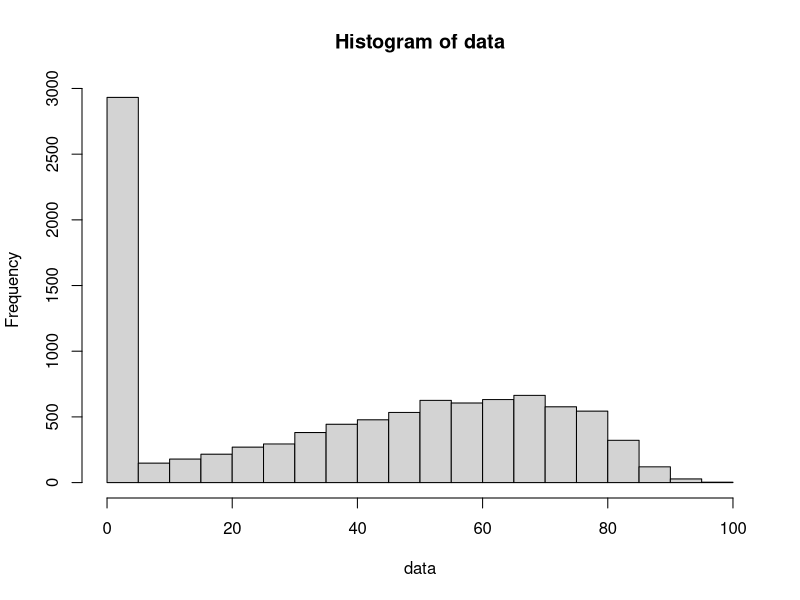
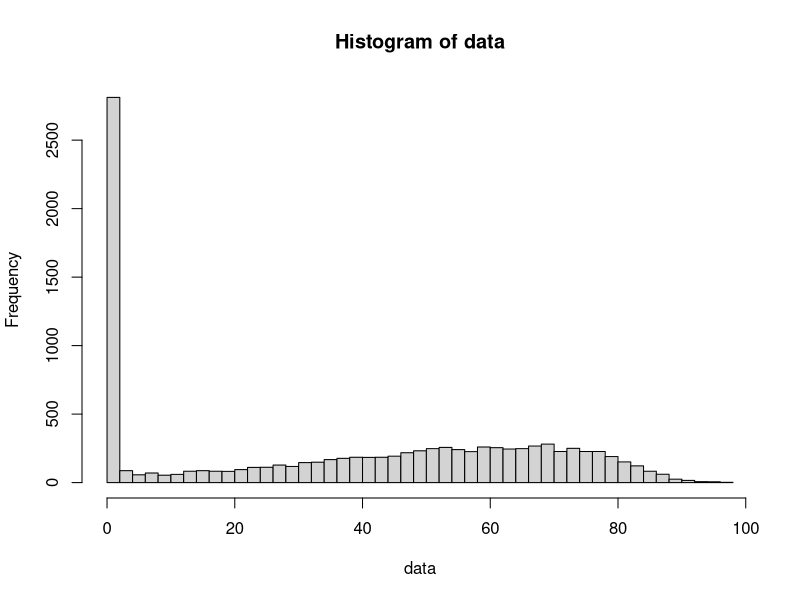

Recreate these plots in R, in order. (Note: this script raises an error after producing the figures.)
# ROTO Coding Workshop
# Fall 2024
# 
# Session 2 - *** Working with data frames ***



#### 0.0 - **** Install tidyverse  ****

# run install.packages("tidyverse") if you have not already


#### 0.1 - Load our libraries

# Session > Clear workspace (data might be loaded still from Session 1)

# Generally we load our libraries first. These libraries contain functions we use that are NOT already in base R
library(tidyverse) # this is a widely used library of functions for manipulating data frames
library(ggplot2) # this is a widely used library of functions developed to make graphs, plots and charts. It's actually already in tidyverse anyways





#### 1.0 - **** Reading Data into R ****

# R is a powerful data analysis programming language. But before we can analyze any data, we need to load the data into our R environment

# The data that we will be working with next is about spotify songs. We got this data set from the website Kaggle

# Data files can take on many forms and you will encounter all sorts of file formats along the way that are specific to the needs of a certain analysis.

# One of the most common file formats for data frames is the .csv file. 
# CSV stands for comma-separated-values, and .csv simply instructs the computer on how to parse the information in the file.

# A convenient feature of .csv files is that we can also view, edit and save them in excel!
# ... we can also save normal excel (.xlsx) files as .csv, and load them into R.
# R is very good at working with .csv files


####  Set our working directory

# In order to load our data frame that is a .csv file into R, we need to tell R where the file is located on our computer
# To do this we set a working directory, and tell R to look for that file relative to the location of our working directory
getwd()
setwd( "/workshop")


# Let's load our .csv file containing spotify data
# object =  read.csv( path to file, file encoding)
# ?read.csv()
spotify = read.csv( 'data/spotify/top_10000_1960-now.csv', fileEncoding = 'UTF-8-BOM') # UTF-8-BOM is important for mac-windows compatibility

# We can now view the data frame object in our enviornment tab!

print(spotify) # to much! try head() instead
head(spotify)




#### 2.0 - *** Investigate properties of our Spotify data frame ***

# how big is our dataframe?
dim(spotify)
# what data are we tracking?
colnames(spotify)
# ** Structure: every ROW is an individual song. Every COLUMN is a property/feature/variable of that song

# What classes/types are some of these features?
class(spotify$Tempo)
class(spotify$Copyrights)




# Next, let's investigate the variable Popularity; min, max, range, mean, median
# Since we have 9999 songs, its going to be hard to get a sense of these metrics just by looking
# ... so we will use a few functions

max(spotify$Popularity, na.rm = TRUE) # na.rm = TRUE tells the max/min functions to remove missing values (NAs) before calculating. Wont work otherwise!
min(spotify$Popularity, na.rm = TRUE)
# looks like Popularity is on a percent scale

mean(spotify$Popularity)
median(spotify$Popularity)


# Let's use a basic histogram plot to look at the distribution of Popularity scores
data = spotify$Popularity
hist(data) # wow look at all the 0 popularity! about 3000 songs!! :O
hist(data, breaks = 50)





#### *** Exercise 1 

# (1) For the columns Tempo, Energy, and Loudness, determine the range (max - min).
#     Hint: will need to use na.rm argument in the functions


range.tempo = max() - min()
range.energy 
range.loudness 
  

# (2) Also plot a histogram for each!


  
  
  


#### 3.0 - *** Extracting Specific information from our spotify data frame that we care about ***

# Session > Clear workspace

# When we clear workspace, we need to reload our original data too:
spotify = read.csv( 'data/spotify/top_10000_1960-now.csv', fileEncoding = 'UTF-8-BOM')



### 3.1 - Popular Dua Lipa Songs

# Let's make a new df of only popular songs. B- and higher!
popular.songs = subset(spotify, Popularity > 80)



# We <3 Dua Lipa
# From popular.songs, can we extract only those by Dua Lipa??
pop.songs.by.dua = subset( popular.songs, popular.songs$Artist.Names == "Dua Lipa")

# But what if Dua isn't the only artist, or is a feature artist? the code above would miss those songs.

# We can find matches to a string in a column with grepl()
# type ?grepl() in console
# grepl( "string", data/column to look in )

grepl("Dua Lipa", popular.songs$Artist.Names) # what does this return?
# a vector as long as the # rows of our popular.songs data frame with true or false if it found a match for
# "Dua Lipa" in the Artist.Names column

dua.TF = grepl("Dua Lipa", popular.songs$Artist.Names)

pop.songs.with.dua = subset( popular.songs, dua.TF)
# Now we have them all :)

# Okay now lets select only a few of the features (columns) rather than all 35!
pop.dua.summary = pop.songs.with.dua[, c("Track.Name","Popularity","Energy", "Tempo")] # df[row, column]



# We learned how to read data into R with read.csv().
# Let's now save our dataframe using write.csv()
getwd()
write.csv(pop.dua.summary, file = 'data/spotify/summary of popular dua songs.csv', row.names = FALSE)



## 3.2 - Unique entries in a column
# It's sometimes helpful to know how many unique entries we have of something in a column

# Since we have 9998 unique songs, can we figure out how many unique artists there are among these?
artists = unique(spotify$Artist.Names) # vector of artists!!!
print(artists)
length(artists)

# in one line:
length(unique(spotify$Artist.Names))






## **** Exercise 2 - 10-15 Mins with Spotify df **** 


# (1) Subset spotify into a new df called dance.songs, which contains only songs only where both of these criteria are met:
#     a) Danceability is greater than the median Danceability
#     b) Tempo is greater than the median Tempo
#         ... don't forget na.rm = TRUE argument
#         ... the and symbol is &

dance.songs = subset( spotify,  )


# (2) Subset spotify into a new df called fire.songs that has the word "Fire" in the Track.Name
# hint: use grepl() - look around lines 140-160

fire.songs = subset( spotify, )


# (3) SMake a dataframe called fire.songs 2 that contains ONLY the following columns: (1) Track.Name, (2) Artist.Names, (3) Popularity, (4) Tempo, (5) Energy

cols = c("", "", "", "", "", "")
fire.songs = fire.songs[ , ] # remember [Row, Column]


# (4) Make a new column in fire.songs called dance.song that is TRUE if the 1st conditions from (1) is met, or FALSE otherwise
#    (Danceability is greater than the median Danceability):
# recall formant: ifelse(condition, result if TRUE, result if FALSE)
fire.songs$dance.song = ifelse( , TRUE, FALSE)


# (5) Of our 9998 songs in Spotify, how many labels are there?
# hint, use length() and unique() - look around lines 175












#### 3.0 - *** using Tidyverse functions to manipulate our data frames more efficiently ***

# Session > Clear workspace


# So far we have been editing our data frames using base R syntax
# Another popular and flexible way to edit and manipulate our data frames comes from functions in the tidyverse package
# If you haven't already, load tidyverse
library(tidyverse)

spotify = read.csv( './data/spotify/top_10000_1960-now.csv', fileEncoding = 'UTF-8-BOM')



#### 3.1 - *** filter() to subset data
# previously, we used subset() or df[,] syntax. With tidyverse we can use filter()

popular.songs = spotify[spotify$Popularity > 80, ]
# OR
popular.songs = subset(spotify, Popularity > 80)

# Alternatively, we can use filter()
# lets look up the arguments; type ?filter() in console

popular.songs = filter(.data = spotify, Popularity > 80)



# Filter lets us easily subset based on lots of conditions, which is harder to do with subset()
filtered.songs1 = filter( .data = spotify, Popularity >= 80, Energy >= 0.50 ) # separate each filter criteria with comma ,

# We can break out the code onto multiple lines for readability! 
# As long as the parenthesis are there, and the function syntax is correct, R does not care about spaces or new lines
filtered.songs2 = filter(
                        .data = spotify, # spotify data frame
                        Popularity >= 80, # need the comma between every filter criteria
                        Artist.Names %in% c("Elton John", "Taylor Swift")
                        )




#### 3.2 - *** mutate() to add and edit columns

# previously, we used $ to address columns and make new columns. 
popular.songs$Hit.factor = popular.songs$Energy*100 + popular.songs$Danceability*100

# With tidyverse we can use the function mutate() to do the same thing
# type ?mutate() in console to see the arguments

popular.songs = mutate(.data = popular.songs, Hit.factor = Energy*100 + Danceability*100 )
# we do not have to use $ to reference columns!




#### 3.4- *** THE PIPE %>% to chain tidyverse functions together

# What's AWESOME about these tidyverse functions, is that we can chain them together to execute in sequence with the "pipe"
# When we use the pipe to chain functions together, we do not have to fill in the data argument every time!

# What happens when we execute this?
my.songs = spotify %>%
  filter( Popularity >= 80 ) %>%
  mutate( Hit.factor = Energy*100 + Danceability*100 )



## We can do a lot with just  a few lines of code.

# Take our spotify data frame, and apply a pipe. The new data frame will by my.songs2
my.songs2 = spotify %>% 
  # filter by popularity B- or greater
  filter( Popularity >= 80 ) %>%
  mutate(
    Hit.factor = Energy*100 + Danceability*100,  # calculate new metric based on existing data
    Dance.song = ifelse( Tempo > 110, TRUE, FALSE) # make another new column based on our calculation
  ) %>%
  # report only the columns we care about with select()
  select( c("Track.Name", "Artist.Names", "Hit.factor", "Dance.song") ) 
  # "." says inherit data from prior step!






#### 3.0 - **** Perform calculations over individual groups using group_by() and summarise() ****

# Two more conventient tidyverse functions that work together to perform calculations over groups of data are
# group_by() and summarise()

popularity.by.artist = spotify %>%
  group_by( Artist.Names ) %>% # group the data by the Artist.Names
  summarise( mean.pop = mean(Popularity, na.rm = TRUE) ) # compute the mean popularity of each of those groups


record.label.pop = spotify %>%
  group_by(
    Label
  ) %>%
  summarise(
    popularity = mean(Popularity)
  )



## **** Exercise 3 - 10 minute Dplyr exercises

# (1) Use tidyverse functions to make a data frame called pop.dua.songs where:
#    (a) Popularity >= 80
#    (b) Artist.Names contains Dua Lipa
#    (c) A new column Vibration which = Liveliness + Valence
#     (d) A new column fast.song is TRUE if Tempo > 110

pop.dua.songs = spotify %>%
  filter( 
    grepl( "", ),
    Popularity 
  ) %>%
  mutate(
    Vibration  ,
    fast.song = ifelse( , , )
  )


# (2) Make a df summarising the mean Popularity and mean Danceability per artist, of only Artists with the Label "Warner Records"

warner.stats = spotify %>%
  filter(
    Label == ""
  ) %>%
  group_by(  ) %>%
  summarise(
    mean.pop = mean( , ),
    mean.dance = mean( , )
  )










#### 4.0 - **** Basic plotting with ggplot ****

## Clear Workspace!

spotify = read.csv( 'data/spotify/top_10000_1960-now.csv', fileEncoding = 'UTF-8-BOM')

# Let's first set up a data frame of the information we are interested in plotting.
# Can check out a few mean() calulations for a few artists

my.fav.artists = spotify %>%
  filter(
    Artist.Names %in% c("Pitbull", "Elton John", "Taylor Swift")
  ) %>%
  group_by( Artist.Names) %>%
  summarise(
    mean.pop = mean( Popularity ), #
    mean.dance = mean( Danceability ),
    mean.loud = mean( Loudness ),
    mean.energy = mean( Energy )
  )





# The basic skeleton of gggplot isn't too complicated
ggplot( data = my.fav.artists, aes(x = Artist.Names, y = mean.pop) ) +
  geom_bar( stat = "identity")

# Let's look at the arguments with ?ggplot() - what is each argument?
# ggplot( data, aes( x axis variable,  y axis variable)  ) 


# ggplot works in layers!
# we have to have the first line with ggplot() basically to tell R where to find the data, and what to plot from that data.
# then we add "layers" 

ggplot( data = my.fav.artists, aes(x = Artist.Names, y = mean.pop) ) +
  geom_bar( stat = "identity") + # plots bars!
  geom_point() # plots points!


# Now let's add in a default color scheme
ggplot( data = my.fav.artists, aes(x = Artist.Names, y = mean.pop, fill = factor(Artist.Names)) ) + # fill each Artist with a unique color
  geom_bar( stat = "identity") + 
  geom_point() 


# And let's also let's get rid of the weird grey background...
ggplot( data = my.fav.artists, aes(x = Artist.Names, y = mean.pop, fill = factor(Artist.Names)) ) +
  geom_bar( stat = "identity") + 
  geom_point() +
  theme_bw() # change the look of the plot background









#### *** 5.0 - Plotting multiple stats; reshape a wide data frame to long format

# *** What if we wanted to plot all 4 stats from my_favorite_artists? at the same time
#     only lets us plot two columns at a time; an x variable an a y variable: ggplot(data, aes(x = , y = ))
#     However, we can reshape our data frame so that multiple variables are stored in one column

my.fav.artists_long = pivot_longer( my.fav.artists, cols = c("mean.pop", "mean.dance", "mean.loud", "mean.energy") ) 


# plot all 4 variables as points, with a color for each variable
ggplot( my.fav.artists_long, aes(x = Artist.Names, y = value, color = factor(name)) ) +
  geom_point() +
  theme_bw()


# plot all 4 variables as bars, with a different graph for every stat!
ggplot( data = my.fav.artists_long, aes(x = Artist.Names, y = value, fill = factor(name)) ) +
  geom_bar( stat = "identity") + 
  theme_bw() +
  facet_wrap(~name, scale = "free") # make a new plot for every unique name!




### Exercise 3  - 5 minutes ####


# (A) Make a bar graph of each artist's mean energy
#     Start by copying and pasting code from above!

















